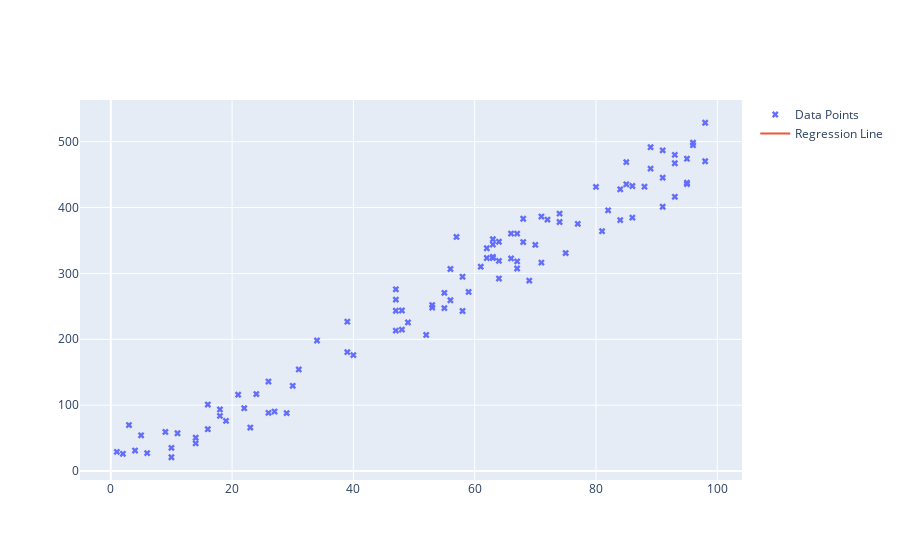

Notebook cell for this chart:
### Code cell
import numpy as np
import pandas as pd
import plotly.graph_objects as go

# Define the ActivationFunc and NeuralNetwork classes
class ActivationFunc:
    def __init__(self, input) -> None:
        self.input = input

    def ReLu(self):
        # return np.maximum(0, self.input)
        return self.input
    
    def ReLu_derivative(self):
        return np.where(self.input > 0, 1, 0)

    def SoftMax(self):
        exp_values = np.exp(self.input - np.max(self.input, axis=1, keepdims=True))
        sum_exp = np.sum(exp_values, axis=1, keepdims=True)
        return exp_values / sum_exp

class NeuralNetwork:
    def __init__(self, *, number_neural_input: int, hidden_layer: tuple,
                  number_neural_output: int, learning_rate: float, optimizer: list,
                  layer_activation_fn: list, input: np.array, target= np.array) -> None:
        self.number_neural_input = number_neural_input
        self.hidden_layer = hidden_layer
        self.number_neural_output = number_neural_output
        self.learning_rate = learning_rate
        self.layer_activation_fn = layer_activation_fn
        self.optimizer = optimizer
        self.input = input
        self.target = target
        self.len = len(input)

    def __call__(self):
        self.array = np.insert(self.hidden_layer, 0, self.number_neural_input)
        self.array = np.append(self.array, self.number_neural_output)
        self.error_layer = [0] * (len(self.array) - 1)
        self.list_vectors_layer = [0] * len(self.array)
        self.list_vectors_layer[0] = self.input
        self.matrices_weights = [0] * (len(self.array) - 1)
        self.matrices_biases = [0] * (len(self.array) - 1)

        self.create_matrices_bias_layer()
        self.create_matrices_weight_layer()

    def create_matrices_weight_layer(self):
        for idx, value in enumerate(self.array):
            if idx + 1 > len(self.array) - 1:
                break
            else:
                matrix_weight = np.random.randn(self.array[idx], self.array[idx+1]) / 10
                self.matrices_weights[idx] = matrix_weight

    def create_matrices_bias_layer(self):
        for idx, num_bias in enumerate(self.array[1:]):
            matrix_bias = np.random.randn(1, num_bias) / 10
            self.matrices_biases[idx] = matrix_bias

    def feed_forward(self):
        vector = self.input.reshape(self.len, -1)
        for idx, (weight, bias) in enumerate(zip(self.matrices_weights, self.matrices_biases)):
            vector = vector @ weight + bias
            activation_func = ActivationFunc(vector)
            if self.layer_activation_fn[idx] == 'ReLu':
                vector_activated = activation_func.ReLu()
            elif self.layer_activation_fn[idx] == 'SoftMax':
                vector_activated = activation_func.SoftMax()
            else:
                raise ValueError(f"Unsupported activation function: {self.layer_activation_fn[idx]}")
            self.list_vectors_layer[idx + 1] = vector_activated
            vector = vector_activated
        return vector_activated
    
    def test(self, input):
        vector = input.reshape(self.len, -1)
        for idx, (weight, bias) in enumerate(zip(self.matrices_weights, self.matrices_biases)):
            vector = vector @ weight + bias
            activation_func = ActivationFunc(vector)
            if self.layer_activation_fn[idx] == 'ReLu':
                vector_activated = activation_func.ReLu()
            elif self.layer_activation_fn[idx] == 'SoftMax':
                vector_activated = activation_func.SoftMax()
            else:
                raise ValueError(f"Unsupported activation function: {self.layer_activation_fn[idx]}")
            self.list_vectors_layer[idx + 1] = vector_activated
            vector = vector_activated
        return vector_activated
    
    def cal_error_layer(self):
        self.error_layer[-1] = self.list_vectors_layer[-1] - self.target
        for idx in reversed(range(len(self.error_layer) - 1)):
            activation_input = self.list_vectors_layer[idx + 1]
            activation_func = ActivationFunc(activation_input)
            if self.layer_activation_fn[idx] == 'ReLu':
                activation_derivative = activation_func.ReLu_derivative()
            else:
                activation_derivative = 1
            weight_next = self.matrices_weights[idx + 1]
            error_next = self.error_layer[idx + 1]
            self.error_layer[idx] = (error_next @ weight_next.T) * activation_derivative

    def back_prop(self):
        for idx in reversed(range(len(self.matrices_weights))):
            activation_prev = self.list_vectors_layer[idx]
            error_current = self.error_layer[idx]
            gradient_weights = activation_prev.T @ error_current
            gradient_biases = np.sum(error_current, axis=0, keepdims=True)
            self.matrices_weights[idx] -= self.learning_rate * gradient_weights
            self.matrices_biases[idx] -= self.learning_rate * gradient_biases

    def compute_loss(self, predictions, targets):
        if self.layer_activation_fn[-1] == 'SoftMax':
            epsilon = 1e-12
            predictions = np.clip(predictions, epsilon, 1. - epsilon)
            N = predictions.shape[0]
            ce_loss = -np.sum(targets * np.log(predictions)) / N
            return ce_loss
        else:
            mse_loss = np.mean((predictions - targets) ** 2)
            return mse_loss

    def train(self, epochs):
        for epoch in range(epochs):
            output = self.feed_forward()
            loss = self.compute_loss(output, self.target)
            self.cal_error_layer()
            self.back_prop()
            if epoch % 100 == 0:
                print(f"Epoch {epoch + 1}, Loss: {loss}")

# Load the sample data
pd_dataframe = pd.read_csv('ex1.csv')
input_data = pd_dataframe['x'].to_numpy().reshape(1, -1)
target_data = pd_dataframe['y'].to_numpy().reshape(1, -1)

# Define network parameters
number_neural_input = 100
hidden_layer = (128, 64)
number_neural_output = 100
learning_rate = 0.01
optimizer = []
layer_activation_fn = ['ReLu', 'ReLu', 'ReLu']

# Initialize and train the neural network
nn = NeuralNetwork(
    number_neural_input=number_neural_input,
    hidden_layer=hidden_layer,
    number_neural_output=number_neural_output,
    learning_rate=learning_rate,
    optimizer=optimizer,
    layer_activation_fn=layer_activation_fn,
    input=input_data,
    target=target_data
)

# Initialize network parameters
nn()

# Train the model
nn.train(epochs=500)

# Generate the plot
fig = go.Figure()

# Add scatter plot for the original data points
fig.add_trace(
    go.Scatter(
        x=pd_dataframe['x'],  
        y=pd_dataframe['y'],  
        mode='markers',  
        marker=dict(symbol='x'),  
        name='Data Points'
    )
)

# Generate a range of x values and predict using the trained model
x_range = np.linspace(1, 100, 100)
y_range = nn.test(x_range.reshape(1, -1)).reshape(-1,)

# Add regression line
fig.add_trace(
    go.Scatter(
        x=x_range,  
        y=y_range,  
        mode='lines',  
        name='Regression Line'
    )
)

# Show plot
fig.show()

### Figure 1 — Plotly figure (JSON) as saved in the notebook; plotly's stock layout.template omitted (floating-point values rounded to 4 significant figures)
{"data": [{"marker": {"symbol": "x"}, "mode": "markers", "name": "Data Points", "type": "scatter", "x": [59, 86, 95, 91, 14, 16, 67, 81, 86, 9, 75, 30, 4, 10, 63, 69, 84, 95, 55, 53, 48, 74, 3, 62, 80, 68, 63, 66, 71, 68, 91, 39, 63, 96, 82, 56, 47, 2, 84, 61, 77, 85, 18, 95, 64, 88, 67, 62, 96, 85, 74, 26, 64, 47, 34, 55, 47, 11, 71, 70, 31, 93, 93, 98, 67, 93, 6, 89, 14, 26, 39, 24, 64, 89, 16, 58, 57, 5, 19, 63, 18, 23, 72, 29, 49, 27, 56, 22, 66, 98, 53, 58, 1, 48, 10, 91, 47, 40, 21, 52], "y": [271.9, 432.7, 437.7, 401.2, 50.52, 100.9, 318.3, 364.1, 384.8, 59.3, 330.9, 129.4, 31.05, 20.89, 351.9, 289.1, 427.7, 474.2, 247.3, 248.0, 243.7, 390.7, 69.77, 323.4, 431.4, 347.7, 323.5, 360.6, 386.4, 383.0, 445.4, 226.7, 325.2, 498.4, 395.9, 259.3, 243.3, 26.13, 381.0, 310.2, 375.3, 435.3, 83.71, 435.5, 348.1, 431.7, 307.5, 338.3, 494.7, 468.9, 378.1, 135.8, 319.0, 260.3, 198.2, 270.5, 213.2, 57.31, 316.4, 343.4, 154.2, 480.0, 416.4, 528.8, 360.4, 467.3, 27.1, 491.7, 41.89, 88.29, 180.5, 116.8, 292.2, 459.1, 63.5, 243.0, 355.4, 54.2, 76.09, 343.9, 93.46, 65.99, 381.8, 87.94, 225.6, 90.3, 306.7, 95.38, 322.8, 470.3, 252.0, 295.0, 29.09, 214.7, 35.14, 486.9, 275.9, 176.0, 115.9, 206.6]}, {"mode": "lines", "name": "Regression Line", "type": "scatter", "x": [1, 2, 3, 4, 5, 6, 7, 8, 9, 10, 11, 12, 13, 14, 15, 16, 17, 18, 19, 20, 21, 22, 23, 24, 25, 26, 27, 28, 29, 30, 31, 32, 33, 34, 35, 36, 37, 38, 39, 40, 41, 42, 43, 44, 45, 46, 47, 48, 49, 50, 51, 52, 53, 54, 55, 56, 57, 58, 59, 60, 61, 62, 63, 64, 65, 66, 67, 68, 69, 70, 71, 72, 73, 74, 75, 76, 77, 78, 79, 80, 81, 82, 83, 84, 85, 86, 87, 88, 89, 90, 91, 92, 93, 94, 95, 96, 97, 98, 99, 100], "y": [null, null, null, null, null, null, null, null, null, null, null, null, null, null, null, null, null, null, null, null, null, null, null, null, null, null, null, null, null, null, null, null, null, null, null, null, null, null, null, null, null, null, null, null, null, null, null, null, null, null, null, null, null, null, null, null, null, null, null, null, null, null, null, null, null, null, null, null, null, null, null, null, null, null, null, null, null, null, null, null, null, null, null, null, null, null, null, null, null, null, null, null, null, null, null, null, null, null, null, null]}], "layout": {}}
